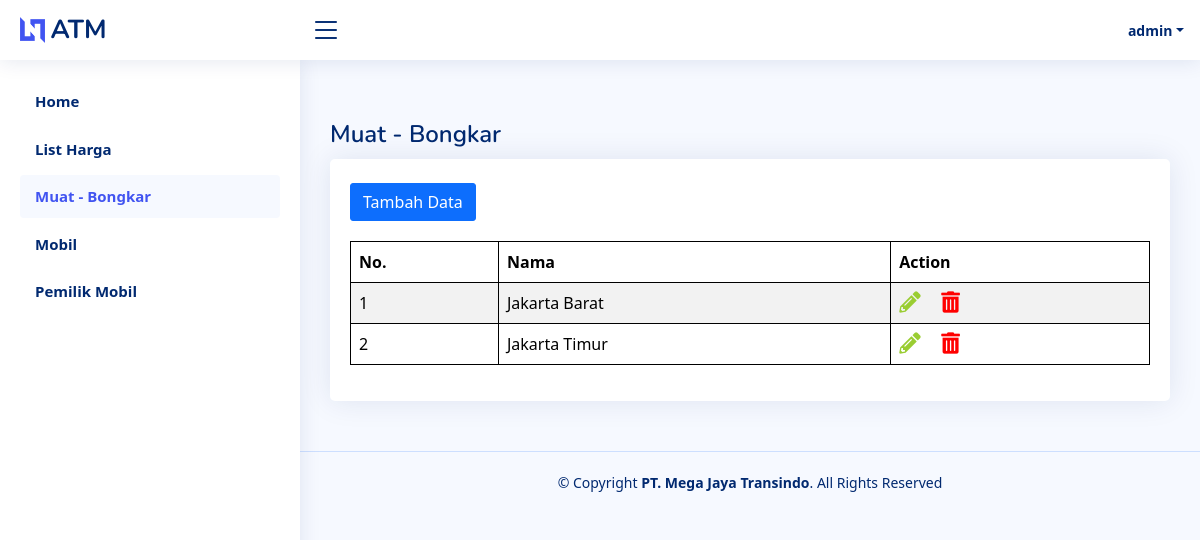
Before: /muat_bongkar.php (signed in) with the older database file.
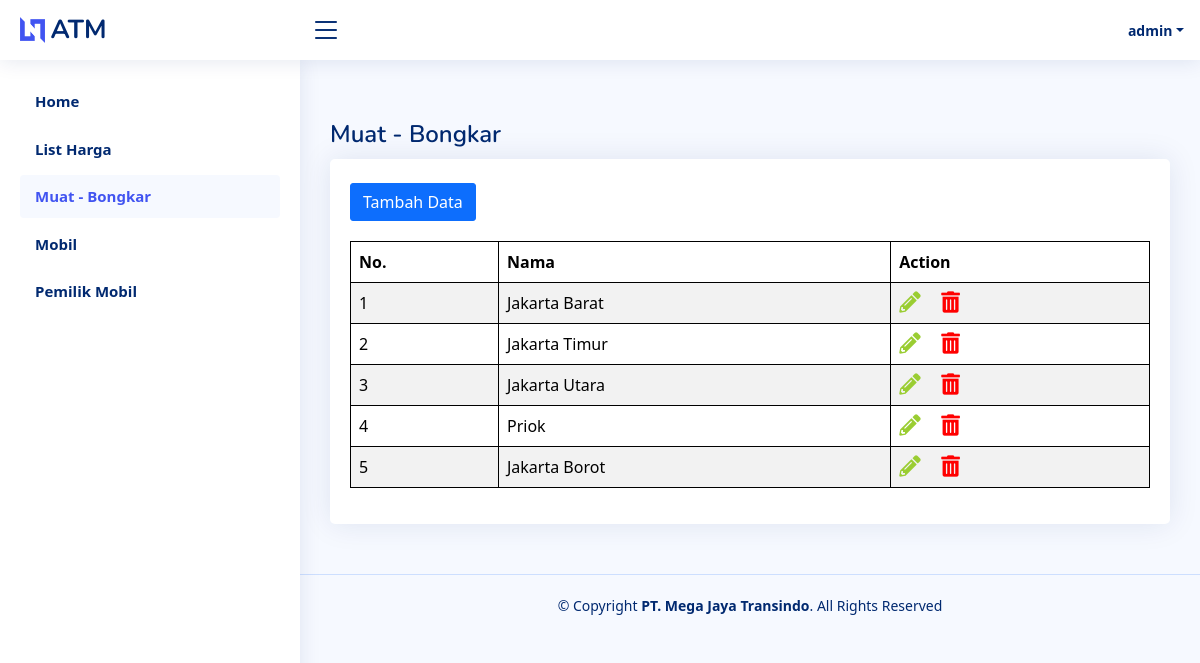
After: the same page with the newer database file.
### tables this page shows
CREATE TABLE `muat_bongkar` (
  `id` int(11) NOT NULL,
  `created_date` timestamp NOT NULL DEFAULT current_timestamp(),
  `modified_date` timestamp NOT NULL DEFAULT current_timestamp() ON UPDATE current_timestamp(),
  `secure_id` varchar(52) NOT NULL,
  `nama` varchar(100) NOT NULL
);

### layout/navlinks.php (called while the page is built, shortened)
<?php
$nav_links = [
    ['url' => 'index.php', 'text' => 'Home'],
    ['url' => 'list_harga.php', 'text' => 'List Harga'],
    ['url' => 'muat_bongkar.php', 'text' => 'Muat - Bongkar'],
    ['url' => 'mobil.php', 'text' => 'Mobil'],
    ['url' => 'vendor.php', 'text' => 'Pemilik Mobil'],
];
?>

### api/get_muat_bongkar.php (called while the page is built, shortened)
<?php
require 'config/db.php';
if ($_SERVER["REQUEST_METHOD"] == "GET") {
    try{
        $sql = 'SELECT * FROM muat_bongkar';
        $stmt = $db->query($sql);
        $kota = $stmt->fetchAll();
    } catch(PDOException $e){
        echo "Connection failed: " . $e->getMessage();
    }
}
?>

### muat_bongkar.php (the view, shortened to what this page needs)
<?php
require 'layout/header.php';
require 'layout/navbar.php';
require 'layout/sidebar.php';
require 'api/get_muat_bongkar.php';
?>
  <main id="main" class="main">
    <div class="pagetitle">
      <h1>Muat - Bongkar</h1>
    </div>
    <section class="section">
      <div class="row">
        <div class="col-lg-12">
          <div class="card">
            <div class="card-body" style="padding-top:3dvh;">
              <?php
              if ($_SESSION['role']!="MEMBER"):
              ?>
              <a href="upsert_muat_bongkar.php" class="btn btn-primary" style="margin-bottom:20px;">Tambah Data</a>
              <?php
              endif;
              ?>
              <table class="table table-bordered table-striped  datatable" id="dataTable">
                <thead>
                  <tr>
                    <th>No.</th>
                    <th>Nama</th>
                    <?php if ($_SESSION['role'] != "MEMBER"):?>
                    <th>Action</th>
                    <?php endif;?>
                  </tr>
                </thead>
                <tbody>
                  <?php
                  foreach($kota as $i=>$v):
                    echo '<tr>';
                      echo '<td>'.sprintf("%d", $i+1).'</td>';
                      echo '<td>'.$v['nama'].'</td>';
                      if ($_SESSION['role'] != "MEMBER"):
                      echo '<td>';
                      echo '<a class="edit-btn" href="upsert_muat_bongkar.php?q='.$v['secure_id'].'"><i class="fas fa-lg fa-pencil-alt"></i></a>';
                      echo '<a class="delete-btn" data-secure-id="'.$v['secure_id'].'"><i class="fas fa-lg fa-trash-alt"></i></a>';
                      echo '</td>';
                      endif;
                    echo '</tr>';
                  endforeach;
                  ?>
                </tbody>
              </table>
            </div>
          </div>
        </div>
      </div>
    </section>
  </main>
  <?php
  require 'layout/footer.php';

### layout/sidebar.php
  <?php
      require 'navlinks.php';
      $current_page = basename($_SERVER['PHP_SELF']);
  ?>
<aside id="sidebar" class="sidebar">
  <ul class="sidebar-nav" id="sidebar-nav">
      <?php foreach ($nav_links as $link): ?>
          <li class="nav-item">
              <a class="nav-link <?php echo ($current_page != $link['url']) ? 'collapsed' : ''; ?>" href="<?php echo $link['url']; ?>" >
                  <span><?php echo $link['text']; ?></span>
              </a>
          </li>
      <?php endforeach; ?>
  </ul>
</aside>

Changed rows visible on the page:
added muat_bongkar: nama "Jakarta Utara"
added muat_bongkar: nama "Priok"
added muat_bongkar: nama "Jakarta Borot"
